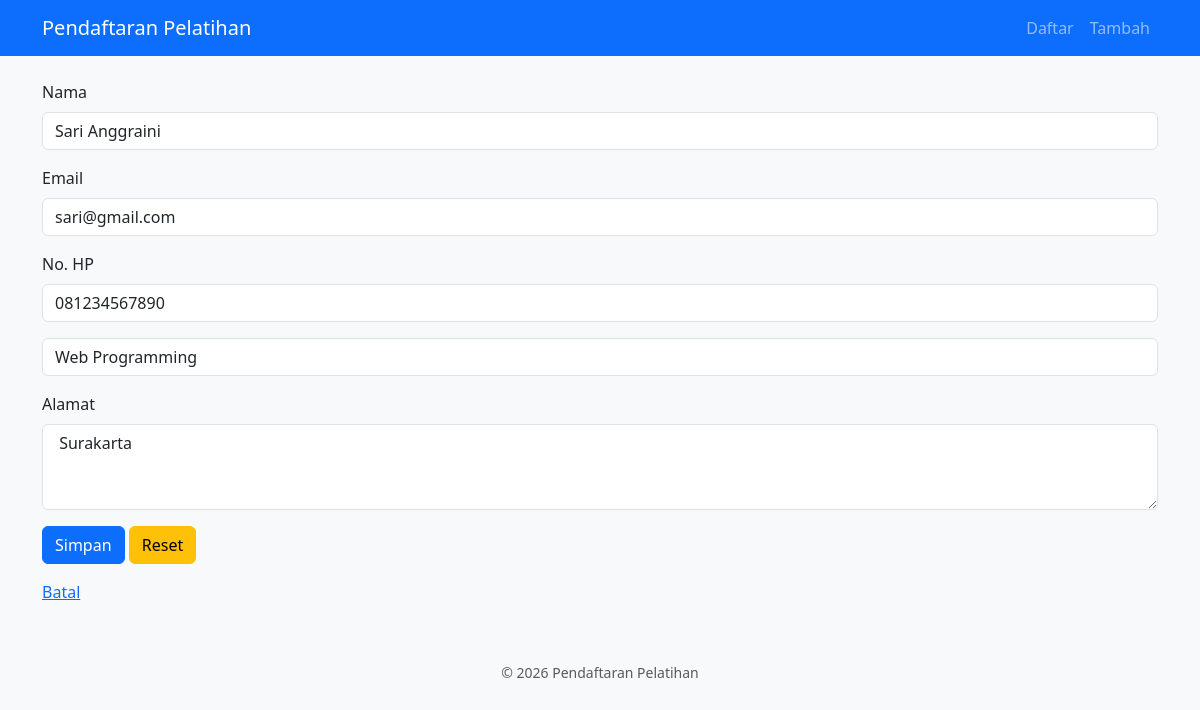
Screenshot of /ubah.php?id=1 (signed in) with the database file from the repository.
### tables this page shows
CREATE TABLE IF NOT EXISTS pendaftar (
    id INT AUTO_INCREMENT PRIMARY KEY,
    nama VARCHAR(100) NOT NULL,
    email VARCHAR(120) NOT NULL UNIQUE,
    no_hp VARCHAR(20) NOT NULL,
    alamat TEXT NULL,
    kelas_id INT NOT NULL,
    tgl_daftar TIMESTAMP DEFAULT CURRENT_TIMESTAMP,
    CONSTRAINT fk_pendaftar_kelas FOREIGN KEY (kelas_id) REFERENCES kelas (id)
        ON DELETE RESTRICT ON UPDATE CASCADE
);

CREATE TABLE IF NOT EXISTS kelas (
    id INT AUTO_INCREMENT PRIMARY KEY,
    nama_kelas VARCHAR(100) NOT NULL,
    kuota INT NOT NULL DEFAULT 30
);

### public/ubah.php (called while the page is built, shortened)
<?php
$pdo = getConnection();
$id = filter_var($_GET['id'] ?? null, FILTER_VALIDATE_INT, ['options' => ['min_range' => 1]]);
$pendaftar = $id === false || $id === null ? null : ambilPendaftarById($pdo, $id);
$kelas = daftarKelas($pdo);
$lama = $pendaftar;
$galat = [];
require __DIR__ . '/../templates/header.php';
require __DIR__ . '/_form.php';
require __DIR__ . '/../templates/footer.php';

### src/pendaftar.php (called while the page is built, shortened)
<?php
function daftarKelas(PDO $pdo): array
{
    return $pdo->query('SELECT id, nama_kelas FROM kelas ORDER BY nama_kelas')->fetchAll();
}
function ambilPendaftarById(PDO $pdo, int $id): ?array
{
    $stmt = $pdo->prepare('SELECT * FROM pendaftar WHERE id = :id');
    $stmt->execute(['id' => $id]);
    $baris = $stmt->fetch();
    return $baris === false ? null : $baris;
}

### src/helpers.php (called while the page is built, shortened)
<?php
function e(?string $teks): string
{
    return htmlspecialchars($teks ?? '', ENT_QUOTES, 'UTF-8');
}

### public/_form.php (the view, shortened to what this page needs)
<form method='post'>
  <div class='mb-3'>
    <label for='nama' class='form-label'>Nama</label>
    <input id='nama' name='nama' class='form-control <?= isset($galat['nama']) ?
                                                        'is-invalid' : '' ?>'
      value='<?= e($lama['nama']) ?>'>
  </div>
<div class='mb-3'>
    <label for='email' class='form-label'>Email</label>
    <input id='email' name='email' class='form-control <?= isset($galat['email']) ?
                                                        'is-invalid' : '' ?>'
      value='<?= e($lama['email']) ?>'>
  </div>
<div class='mb-3'>
    <label for='no.hp' class='form-label'>No. HP</label>
    <input id='nama' name='no_hp' class='form-control <?= isset($galat['no_hp']) ?
                                                        'is-invalid' : '' ?>'
      value='<?= e($lama['no_hp']) ?>'>
  </div>
<div class='mb-3'>
    <select id='kelas_id' name='kelas_id' class='form-control'>
      <?php foreach ($kelas as $k): ?>
        <option value='<?= (int) $k['id'] ?>' <?= (int) $lama['kelas_id'] === (int) $k['id'] ? 'selected' : '' ?>><?= e($k['nama_kelas']) ?></option>
      <?php endforeach; ?>
    </select>
  </div>
<div class='mb-3'>
    <label for='alamat' class='form-label'>Alamat</label><br>
    <textarea id='alamat' name='alamat' rows='3' class='form-control' > <?= e($lama['alamat']) ?></textarea>
  </div>
<div class='mb-3'>
  <button type='submit' class='btn btn-primary' >Simpan</button>
  <button type='reset' class='btn btn-warning' >Reset</button>
 </div>
<div class='mb-3'>
  <a href='index.php'>Batal</a>
</div>
</form>

### rows the page displays
pendaftar: nama "Sari Anggraini", email "sari@gmail.com", no_hp "081234567890", kelas_id "Web Programming", alamat "Surakarta"
